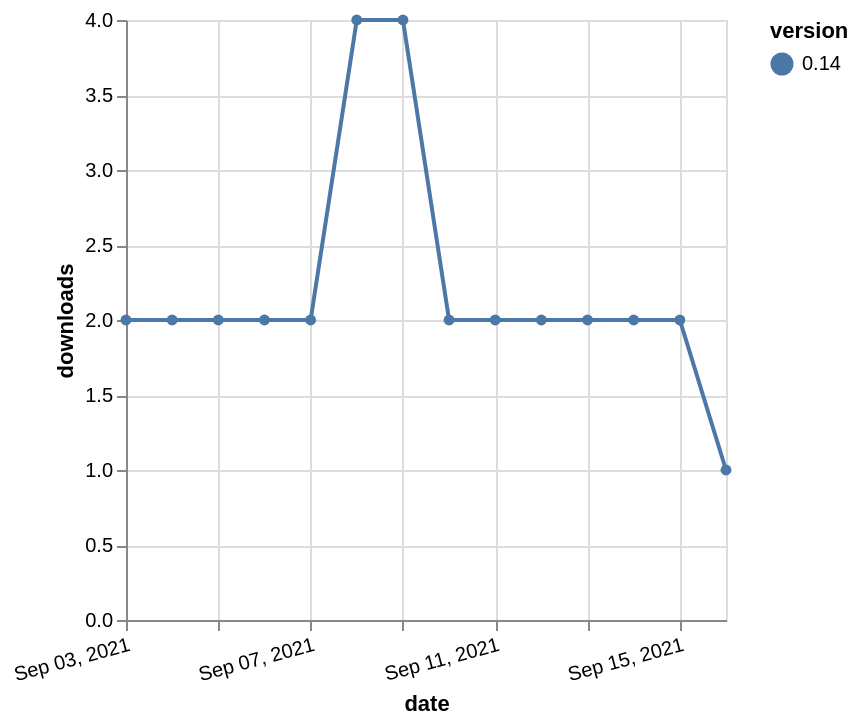

Express this chart as Vega-Lite.
### Vega-Lite specification from a JSON file in a GitHub repository (floating-point values rounded to 4 significant figures)
{"$schema": "https://vega.github.io/schema/vega-lite/v5.json", "description": "A simple bar chart with embedded data.", "data": {"values": [{"date": "2021-09-03", "total": 3242, "delta": 2, "version": "0.14"}, {"date": "2021-09-04", "total": 3244, "delta": 2, "version": "0.14"}, {"date": "2021-09-05", "total": 3246, "delta": 2, "version": "0.14"}, {"date": "2021-09-06", "total": 3248, "delta": 2, "version": "0.14"}, {"date": "2021-09-07", "total": 3250, "delta": 2, "version": "0.14"}, {"date": "2021-09-08", "total": 3254, "delta": 4, "version": "0.14"}, {"date": "2021-09-09", "total": 3258, "delta": 4, "version": "0.14"}, {"date": "2021-09-10", "total": 3260, "delta": 2, "version": "0.14"}, {"date": "2021-09-11", "total": 3262, "delta": 2, "version": "0.14"}, {"date": "2021-09-12", "total": 3264, "delta": 2, "version": "0.14"}, {"date": "2021-09-13", "total": 3266, "delta": 2, "version": "0.14"}, {"date": "2021-09-14", "total": 3268, "delta": 2, "version": "0.14"}, {"date": "2021-09-15", "total": 3270, "delta": 2, "version": "0.14"}, {"date": "2021-09-16", "total": 3271, "delta": 1, "version": "0.14"}]}, "width": "container", "mark": {"type": "line", "point": {"filled": true}}, "encoding": {"x": {"field": "date", "type": "temporal", "timeUnit": "yearmonthdate", "title": "date", "axis": {"labelAngle": -15}}, "y": {"field": "delta", "type": "quantitative", "title": "downloads"}, "color": {"field": "version", "type": "nominal"}, "tooltip": {"field": "delta"}}}
